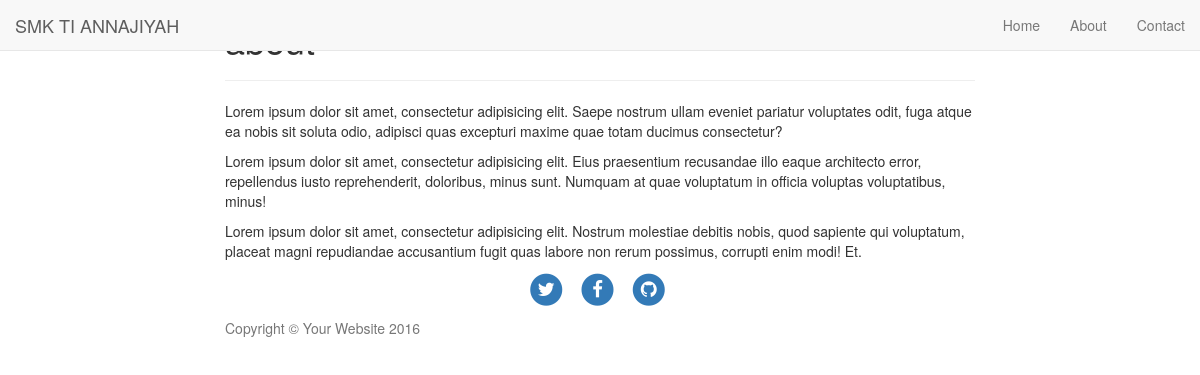
Page /blog/about.php on the committed database.
### tables this page shows
CREATE TABLE IF NOT EXISTS `menu` (
  `ID` int(11) NOT NULL,
  `name` text NOT NULL,
  `link` varchar(100) NOT NULL,
  `order by` int(2) NOT NULL
);

CREATE TABLE IF NOT EXISTS `posts` (
  `ID` int(11) NOT NULL,
  `post_name` text NOT NULL,
  `post_title` longtext NOT NULL,
  `post_subtitle` text NOT NULL,
  `post_content` longtext NOT NULL,
  `post_link` text NOT NULL,
  `post_status` varchar(50) NOT NULL,
  `post_author` varchar(50) NOT NULL,
  `post_update` varchar(20) NOT NULL,
  `post_type` varchar(100) NOT NULL
);

### database.php (called while the page is built, shortened)
<?php
class database{
private $host;
private $username;
private $password;
private $dbname;
function __construct($a,$b,$c,$d){
$this->host=$a;
$this->username=$b;
$this->password=$c;
$this->dbname=$d;
}
function connect(){
$con=mysqli_connect($this->host,$this->username,$this->password,$this->dbname);
return $con;
}
function get_About(){
$con=$this->connect();
$query="SELECT * FROM posts where post_name='about'";
$result = mysqli_query($con,$query);
return $result;
}
function get_Menu_Ordered(){
$con=$this->connect();
$query="SELECT * FROM menu";
$result = mysqli_query($con,$query);
return $result;
}
}

### blog/page.php (the view, shortened to what this page needs)
<?php
class page {
private $db;
function __construct(){
global $database;
$this->db=$database;
}
function fhead($title="SMK TI ANNAJIYAH BISA"){  ?>
<!DOCTYPE html>
<html lang="en">
<head>
    <link href="<?php echo base_css ?>bootstrap.min.css" rel="stylesheet">
    <link href="<?php echo base_css ?>clean-blog.min.css" rel="stylesheet">
    <link href="http://maxcdn.bootstrapcdn.com/font-awesome/4.1.0/css/font-awesome.min.css" rel="stylesheet" type="text/css">
</head>
<body>
<?php }
function fnav(){  ?>
    <nav class="navbar navbar-default navbar-custom navbar-fixed-top">
        <div class="container-fluid">
            <div class="navbar-header page-scroll">
                <a class="navbar-brand" href="<?php echo base_url ?>blog/home.php"><?php echo namasitus?></a>
            </div>
            <div class="collapse navbar-collapse" id="bs-example-navbar-collapse-1">
                <ul class="nav navbar-nav navbar-right">
                    <?php
					foreach($this->db->get_Menu_Ordered() as $val){
					echo '<li><a href="'.$val['link'].'">'.$val['name'].'</a></li>';
					}
					?>
                </ul>
            </div>
        </div>
    </nav>
<?php }
function fheader($judul='',$subjudul=''){  ?>
    <header class="intro-header" style="background-image: url('<?php echo base_upload ?>img/home-bg.jpg')">
        <div class="container">
            <div class="row">
                <div class="col-lg-8 col-lg-offset-2 col-md-10 col-md-offset-1">
                    <div class="site-heading">
                        <h1><?php echo $judul?></h1>
                        <hr class="small">
                    </div>
                </div>
            </div>
        </div>
    </header>
<?php }
function ffooter(){  ?>
    <footer>
        <div class="container">
            <div class="row">
                <div class="col-lg-8 col-lg-offset-2 col-md-10 col-md-offset-1">
                    <ul class="list-inline text-center">
                        <li>
                            <a href="#">
                                <span class="fa-stack fa-lg">
                                    <i class="fa fa-circle fa-stack-2x"></i>
                                    <i class="fa fa-twitter fa-stack-1x fa-inverse"></i>
                                </span>
                            </a>
                        </li>
                        <li>
                            <a href="#">
                                <span class="fa-stack fa-lg">
                                    <i class="fa fa-circle fa-stack-2x"></i>
                                    <i class="fa fa-facebook fa-stack-1x fa-inverse"></i>
                                </span>
                            </a>
                        </li>
                        <li>
                            <a href="#">
                                <span class="fa-stack fa-lg">
                                    <i class="fa fa-circle fa-stack-2x"></i>
                                    <i class="fa fa-github fa-stack-1x fa-inverse"></i>
                                </span>
                            </a>
                        </li>
                    </ul>
                    <p class="copyright text-muted"><?php echo copyr;?></p>
                </div>
            </div>
        </div>
    </footer>
<?php }
function ffoot(){  ?>
</body>
</html>
<?php }
}

### blog/about.php (shortened to what this page needs)
<?php
include "page.php";
include "../database.php";
$database =new database("localhost","root","","rpl2014");
$page=new page;
$post=mysqli_fetch_array($database->get_About());
$page->fhead($post['post_title']);
$page->fnav();
$page->fheader($post['post_title'] ,$post['post_subtitle']);
?>
    <div class="container">
        <div class="row">
            <div class="col-lg-8 col-lg-offset-2 col-md-10 col-md-offset-1">
                <?php
                    echo '<div class="post-preview">';
                    echo $post['post_content'];
                    echo '</div>';
                ?>
            </div>
        </div>
    </div>
<?php
$page->ffooter();
$page->ffoot();

### rows in the picture
menu: name "Home"
menu: name "About"
menu: name "Contact"
posts: post_content "Lorem ipsum dolor sit amet, consectetur adipisicing elit. Saepe nostrum ullam eveniet pariatur voluptates odit, fuga atque ea nobis sit soluta odio, adipisci quas excepturi maxime quae totam ducimus consectetur? Lorem ipsum dolor sit amet, consectetur adipisicing elit. Eius praesentium recusandae illo eaque architecto error, repellendus iusto reprehenderit, doloribus, minus sunt. Numquam at quae voluptatum in officia voluptas voluptatibus, minus! Lorem ipsum dolor sit amet, consectetur adipisicing elit. Nostrum molestiae debitis nobis, quod sapiente qui voluptatum, placeat magni repudiandae accusantium fugit quas labore non rerum possimus, corrupti enim modi! Et."

### other values in the picture
namasitus "SMK TI ANNAJIYAH"
copyr "Copyright © Your Website 2016"
